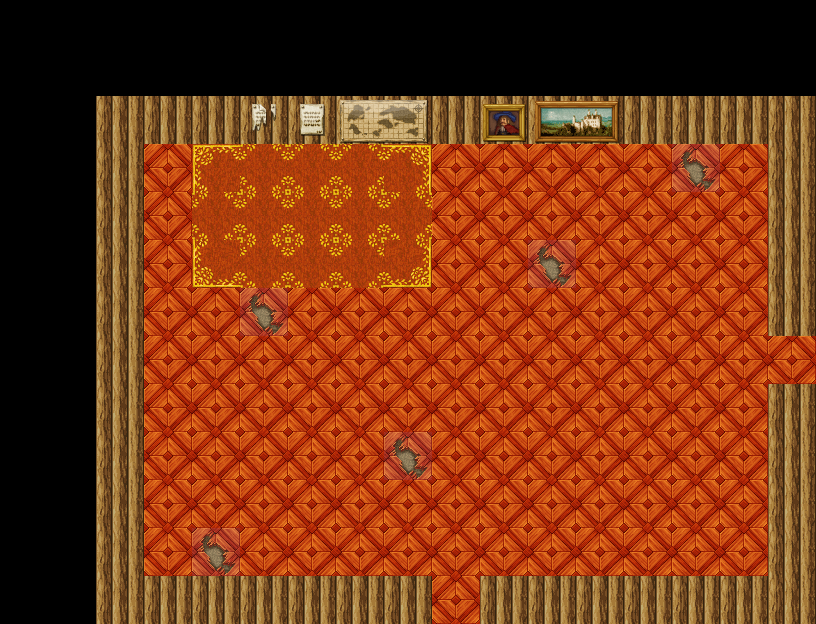

A level layout from a 2D game, rendered from its tile map. Below: a short description, then the map file with tile-grid data replaced by summaries:
An orthogonal 17x13 tile map with 48x48 px tiles, 2 tile layers (background, decoration), 7 tilesets and 72 objects (3x player_spawn, 2x level_trigger, 2x npc_spawn).

<map version="1.10" tiledversion="1.12.2" orientation="orthogonal" renderorder="right-down" width="17" height="13" tilewidth="48" tileheight="48" infinite="0" nextlayerid="7" nextobjectid="95">
 <properties>
  <property name="level_type" value="indoor" />
 </properties>
 <tileset firstgid="1" source="tilesets/Dungeon_A5.tsx" />
 <tileset firstgid="129" source="tilesets/Inside_A5.tsx" />
 <tileset firstgid="257" source="tilesets/Dungeon_C.tsx" />
 <tileset firstgid="513" source="tilesets/Inside_A4.tsx" />
 <tileset firstgid="769" source="tilesets/Inside_A2.tsx" />
 <tileset firstgid="1009" source="tilesets/Inside_B.tsx" />
 <tileset firstgid="1265" source="tilesets/Inside_C.tsx" />
 <layer id="1" name="background" width="17" height="13">
  <data>[221 cells, 221 non-empty, 3 distinct tile ids]</data>
 </layer>
 <layer id="2" name="decoration" width="17" height="13">
  <data>[221 cells, 27 non-empty, 13 distinct tile ids]</data>
 </layer>
 <objectgroup id="3" name="collision">
  <object id="44" x="96" y="576" width="336" height="48" />
  <object id="46" x="480" y="576" width="336" height="48" />
  <object id="47" x="768" y="384" width="48" height="192" />
  <object id="48" x="96" y="144" width="48" height="432" />
  <object id="49" x="768" y="144" width="48" height="192" />
  <object id="50" x="96" y="96" width="720" height="48" />
  <object id="61" x="264" y="552" width="48" height="24" />
  <object id="62" x="240" y="168" width="48" height="24" />
  <object id="63" x="144" y="168" width="48" height="72" />
  <object id="64" x="720" y="552" width="48" height="24" />
  <object id="65" x="203" y="543" width="26" height="26" />
  <object id="67" x="146" y="552" width="44" height="24" />
  <object id="68" x="168" y="504" width="48" height="17" />
  <object id="69" x="219" y="514" width="48" height="17" />
  <object id="70" x="148" y="445" width="40" height="23" />
  <object id="72" x="155" y="391" width="27" height="19" />
  <object id="73" x="191" y="389" width="49" height="31" />
  <object id="74" x="239" y="415" width="27" height="19" />
  <object id="75" x="252" y="304" width="26" height="26" />
  <object id="76" x="396" y="448" width="26" height="26" />
  <object id="77" x="540" y="255" width="26" height="26" />
  <object id="78" x="684" y="159" width="26" height="26" />
  <object id="79" x="203" y="154" width="26" height="18" />
  <object id="80" x="664" y="542" width="40" height="20" />
  <object id="81" x="704" y="493" width="33" height="22" />
  <object id="82" x="652" y="494" width="39" height="21" />
  <object id="83" x="731" y="454" width="27" height="18" />
  <object id="84" x="653" y="434" width="38" height="20" />
  <object id="85" x="605" y="445" width="38" height="21" />
  <object id="86" x="593" y="474" width="35" height="37" />
  <object id="87" x="707" y="201" width="26" height="20" />
  <object id="88" x="719" y="160" width="49" height="31" />
  <object id="89" x="652" y="192" width="40" height="24" />
  <object id="91" x="624" y="139" width="48" height="53" />
 </objectgroup>
 <objectgroup id="4" name="triggers">
  <object id="40" name="level_trigger" x="432" y="624" width="48" height="48">
   <properties>
    <property name="level" value="newworld" />
   </properties>
  </object>
  <object id="41" name="level_trigger" x="816" y="336" width="48" height="48">
   <properties>
    <property name="level" value="house_bandits_office" />
   </properties>
  </object>
  <object id="42" name="player_spawn" x="432" y="549" width="48" height="72">
   <properties>
    <property name="level" value="newworld" />
   </properties>
  </object>
  <object id="43" name="player_spawn" x="765" y="298" width="48" height="72">
   <properties>
    <property name="level" value="house_bandits_office" />
   </properties>
  </object>
  <object id="92" name="npc_spawn" x="744" y="298" width="48" height="72">
   <properties>
    <property name="direction" value="left" />
    <property name="npc_id" value="brunt" />
    <property name="spawn_id" value="brunt_start" />
   </properties>
  </object>
  <object id="93" name="npc_spawn" x="312" y="180" width="48" height="72">
   <properties>
    <property name="direction" value="down" />
    <property name="npc_id" value="brunt" />
    <property name="spawn_id" value="brunt_rest" />
   </properties>
  </object>
  <object id="94" name="player_spawn" x="696" y="298" width="48" height="72">
   <properties>
    <property name="level" value="unknown" />
   </properties>
  </object>
 </objectgroup>
 <objectgroup id="5" name="renderables">
  <object id="2" gid="1173" x="144" y="192" width="48" height="48" />
  <object id="3" gid="1189" x="144" y="240" width="48" height="48" />
  <object id="6" gid="1180" x="192" y="180" width="48" height="48" />
  <object id="7" gid="1196" x="240" y="192" width="48" height="48" />
  <object id="8" gid="1201" x="192" y="420" width="48" height="48" />
  <object id="9" gid="1217" x="144" y="420" width="48" height="48" />
  <object id="10" gid="1217" x="228" y="444" width="48" height="48" />
  <object id="11" gid="1253" x="168" y="528" width="48" height="48" />
  <object id="12" gid="1252" x="216" y="540" width="48" height="48" />
  <object id="14" gid="1258" x="144" y="576" width="48" height="48" />
  <object id="15" gid="1226" x="264" y="576" width="48" height="48" />
  <object id="16" gid="1178" x="144" y="468" width="48" height="48" />
  <object id="17" gid="1164" x="720" y="192" width="48" height="48" />
  <object id="20" gid="1179" x="648" y="216" width="48" height="48" />
  <object id="21" gid="1180" x="696" y="228" width="48" height="48" />
  <object id="22" gid="1041" x="168" y="120" width="48" height="48" />
  <object id="23" gid="1041" x="432" y="120" width="48" height="48" />
  <object id="24" gid="1041" x="696" y="120" width="48" height="48" />
  <object id="25" gid="1057" x="696" y="168" width="48" height="48" />
  <object id="26" gid="1057" x="432" y="168" width="48" height="48" />
  <object id="27" gid="1057" x="168" y="168" width="48" height="48" />
  <object id="28" gid="1020" x="624" y="144" width="48" height="48" />
  <object id="29" gid="1036" x="624" y="192" width="48" height="48" />
  <object id="31" gid="1196" x="720" y="576" width="48" height="48" />
  <object id="32" gid="1179" x="660" y="564" width="48" height="48" />
  <object id="33" gid="1177" x="696" y="516" width="48" height="48" />
  <object id="35" gid="1163" x="648" y="516" width="48" height="48" />
  <object id="36" gid="1180" x="720" y="480" width="48" height="48" />
  <object id="37" gid="1446" x="600" y="480" width="48" height="48" />
  <object id="38" gid="1445" x="648" y="468" width="48" height="48" />
  <object id="39" gid="1428" x="588" y="516" width="48" height="48" />
 </objectgroup>
</map>
